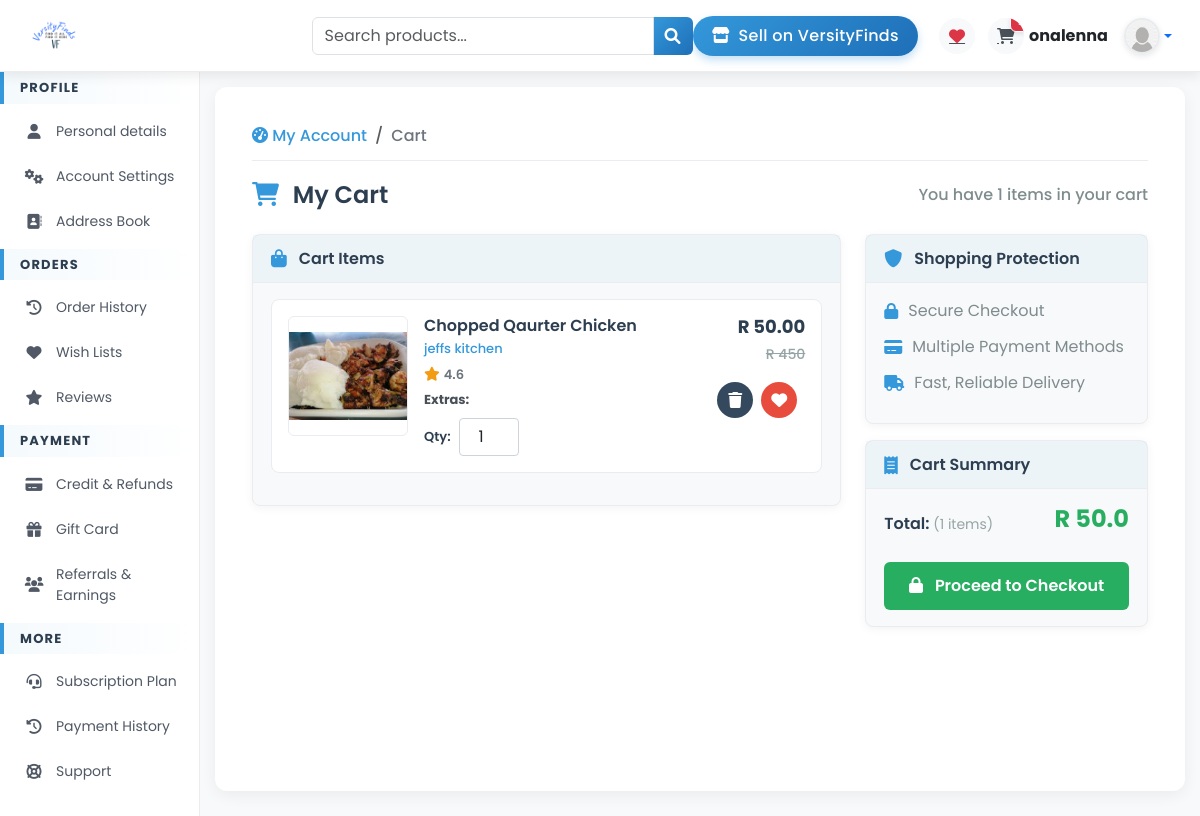
Page /account/dashboard/cart (signed in) on the earlier database version.
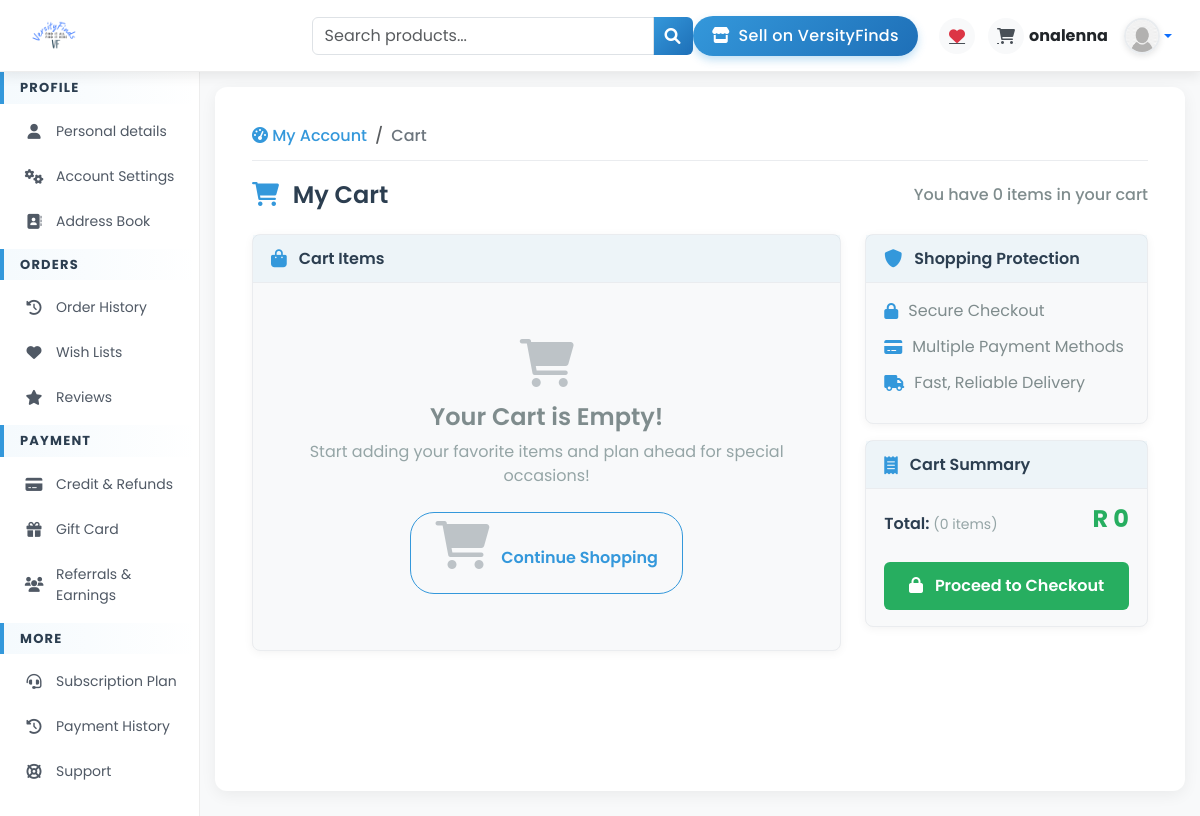
Same page on the later database version.
### user/wrap_models/cart_models.py (models this page shows, shortened)
class Cart(models.Model):
    user = models.ForeignKey(User, on_delete=models.CASCADE)
    product = models.ForeignKey(Product, on_delete=models.CASCADE)
    quantity = models.PositiveIntegerField(default=1)
    added_at = models.DateTimeField(auto_now_add=True)

### seller/wrap_models/product_model.py (models this page shows, shortened)
class Product(models.Model):
    CATEGORIES = [
        ('dropship', 'Dropship'),
        ('food', 'Food & Beverages'),
        ('clothing', 'Clothing'),
        ('technology', 'Technology'),
        ('other', 'Other'),
    ]
    STATUS_CHOICES = [
        ('active', 'Active'),
        ('inactive', 'Inactive'),
        ('pending', 'Pending'),
        ('banned', 'banned'),
        ('reected', 'rejected'),
    ]
    business = models.ForeignKey(BusinessInformation, on_delete=models.CASCADE, related_name="products")
    name = models.CharField(max_length=200)
    category = models.CharField(max_length=50, choices=CATEGORIES, default='other')
    price = models.DecimalField(max_digits=10, decimal_places=2)
    quantity = models.PositiveIntegerField()
    description = models.TextField()
    small_description = models.TextField(null=True)
    status = models.CharField(max_length=50, choices=STATUS_CHOICES, default="pending")
    is_flagged = models.BooleanField(default=False)
    sales = models.PositiveIntegerField(default=0)
    timestamp = models.DateTimeField(auto_now_add=True, null=True)
    image = models.ImageField(upload_to="uploads/")

### seller/wrap_models/business_model.py (models this page shows, shortened)
class BusinessInformation(models.Model):
    BUSINESS_CATEGORIES = [
        ('dropship', 'Dropship'),
        ('food', 'Food & beverages'),
        ('clothing', 'Clothing'),
        ('technology', 'Technology'),
        ('other', 'Other'),
    ]
    name = models.CharField(max_length=200)
    business_type = models.CharField(max_length=200)
    description = models.TextField()
    registration_number = models.CharField(max_length=200, unique=False)
    category = models.CharField(max_length=50, choices=BUSINESS_CATEGORIES, default='other')
    phone = models.CharField(max_length=20, blank=True, null=False)
    telephone = models.CharField(max_length=20, blank=True, null=True)
    email = models.CharField(max_length=200,unique=False)
    owner = models.ForeignKey(User, on_delete=models.CASCADE, related_name="businesses")
    open_time = models.CharField(max_length=50)
    close_time = models.CharField(max_length=50)
    date_created = models.DateTimeField(auto_now_add=True)
    status = models.CharField(max_length=50, default="pending")
    class Meta:
        verbose_name_plural = "Businesses"

### user/views.py (the view)
# urls.py: path('dashboard/cart', views.cart, name='cart'),
@login_required_custom
def cart(request):
    items = get_cart_items(request.user)
    extra_items = get_extra_count(request.user)
    cart_items = Cart.objects.filter(user=request.user).all()
    extras = CartExtra.objects.filter(user=request.user).all()
    item_total = get_cart_total(cart_items)
    extra_total = get_extra_total(extras)
    return render(request, 'home/cart.html',{'extra_total':extra_total,'extra_items':extra_items,'extras':extras,'cart_total':item_total,'cart_items':cart_items,'cart_items_count':items})

### user/utils.py (called while the page is built)
def login_required_custom(view_func):
    @wraps(view_func)
    def _wrapped_view(request, *args, **kwargs):
        if request.user.is_authenticated:
            return view_func(request, *args, **kwargs)
        return redirect('signin')  # Redirect to login page if not authenticated
    return _wrapped_view

### user/views.py (called while the page is built)
def get_cart_items(user):
    return Cart.objects.filter(user=user).all().count()

def get_extra_count(user):
    return CartExtra.objects.filter(user=user).all().count()

def get_cart_total(cart_items):
    total = 0
    for item in cart_items:
        total += float(item.product.price)
    return total

def get_extra_total(extras):
    total = 0
    for extra in extras:
        total += float(extra.extra.price)
    return total

### user/templates/home/cart.html (shortened to what the changed rows need)
{% extends 'home/base.html' %}
{% load static %}
{% block content %}
<div class="container">
    <div class="d-flex justify-content-between align-items-center mb-4">
        <h4 class="mb-0" style="color: #2c3e50; font-weight: 600;">
            <i class="fas fa-shopping-cart me-2" style="color: #3498db;"></i>
            My Cart
        </h4>
        <p class="mb-0" style="color: #7f8c8d; font-weight: 500;">
            You have {{cart_items_count}} items in your cart
        </p>
    </div>
    <div class="row">
        <div class="col-lg-8 mb-4">
            <div class="profile-card">
                <div class="card-body">
                    {% if cart_items %}
                        {% for cart_item in cart_items %}
                            <div class="cart-item">
                                <div class="row">
                                    <div class="col-md-9 d-flex mb-3 mb-md-0">
                                        <div class="product-image">
                                            <a href="{% url 'view_product' cart_item.product.id %}">
                                                <img src="{{cart_item.product.image.url}}" alt="{{cart_item.product.name}}">
                                            </a>
                                        </div>
                                        <div>
                                            <h6 class="product-title">{{cart_item.product.name}}</h6>
                                            <p class="product-seller">{{cart_item.product.business.name}}</p>
                                            <div class="product-rating">
                                                <i class="fas fa-star"></i>
                                                <span>4.6</span>
                                            </div>
                                            <p class="product-extras">
                                                <strong>Extras:</strong>
                                            </p>
                                            <div class="product-quantity">
                                                Qty:
                                                <input type="number" min="1" value="{{cart_item.quantity}}" name="qty" id="qty" class="form-control">
                                            </div>
                                        </div>
                                    </div>
                                    <div class="col-md-3">
                                        <div class="product-price mb-3">
                                            <h5>R {{cart_item.product.price}}</h5>
                                            <del>R 450</del>
                                        </div>
                                        <div class="d-flex justify-content-end">
                                            <button class="btn btn-action btn-delete me-2" onclick="deleteCart({{cart_item.id}})">
                                                <i class="fas fa-trash"></i>
                                            </button>
                                            <button class="btn btn-action btn-wishlist" onclick="addWishlist({{cart_item.product.id}})">
                                                <i class="fas fa-heart"></i>
                                            </button>
                                        </div>
                                    </div>
                                </div>
                            </div>
                        {% endfor %}
                    {% else %}
                        <div class="empty-cart">
                            <i class="fas fa-shopping-cart"></i>
                            <h4>Your Cart is Empty!</h4>
                            <p>Start adding your favorite items and plan ahead for special occasions!</p>
                            <a href="{% url 'home' %}" class="btn btn-shop">
                                <i class="fas fa-shopping-cart me-2"></i> Continue Shopping
                            </a>
                        </div>
                    {% endif %}
                </div>
            </div>
        </div>
        <div class="col-lg-4">
            <div class="profile-card">
                <div class="card-body">
                    <div class="summary-total">
                        <p>Total: <span>({{cart_items_count}} items)</span></p>
                        <h4>R {{cart_total}}</h4>
                    </div>
                </div>
            </div>
        </div>
    </div>
</div>
{% endblock content %}

### user/templates/home/base.html (shortened to what the changed rows need)
<!DOCTYPE html>
<html lang="en">
<head>
    {% load static %}
    <link rel="stylesheet" href="{% static 'css/bootstrap.min.css' %}">
    <link rel="stylesheet" href="https://cdnjs.cloudflare.com/ajax/libs/font-awesome/6.0.0-beta3/css/all.min.css">
    <link rel="stylesheet" href="{% static 'css/message.css' %}">
</head>
<body>
</head>
<body>
<nav id="navbar" class="navbar navbar-expand-lg navbar-light">
    <div class="container-fluid">
<div class="desktop-elements d-none d-lg-flex align-items-center">
    <div class="nav-icon-container">
        <a class="nav-icon position-relative" href="{% url 'cart' %}">
            <i class="fas fa-shopping-cart"></i>
            {% if cart_items_count > 0 %}
                <span class="badge bg-danger badge-cart">
                    {{ cart_items_count }}
                </span>
            {% endif %}
        </a>
    </div>
</div>
</nav>
<div class="container-fluid">
    <div class="row">
        {% url 'dash' as dash_url %}
        <div class="{% if request.path == dash_url %}col-12{% else %}col-md-9 col-lg-10{% endif %} content-area">
            <div class="content-inner">
                {% block content %}{% endblock content %}
            </div>
        </div>
    </div>
</div>
</body>
</html>

Differences in the rows shown:
removed Cart: product.image (picture), product.name "Chopped Qaurter Chicken", product.business.name "jeffs kitchen", qty "1", product.price "50.00"
Other differences:
{{ cart_items_count }}: "1" → "0"
{{ cart_total }}: "50.0" → "0"
{{ cart_items_count }}: "1" → (not shown)
text now shown: "Your Cart is Empty! Start adding your favorite items and plan ahead for special occasions! Continue Shopping"
